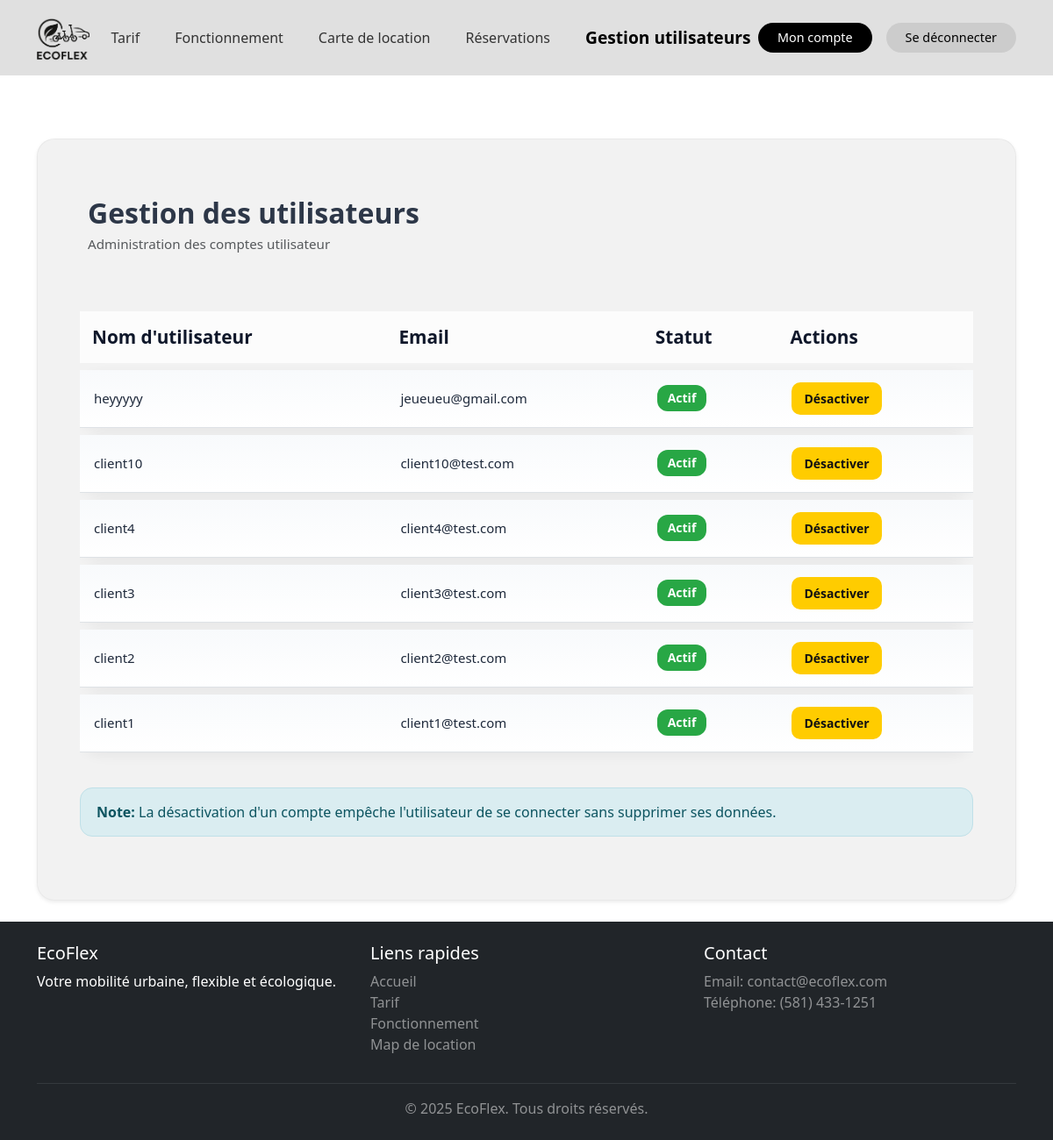
/gestion_users/ (signed in), run on an earlier commit of the app's database.
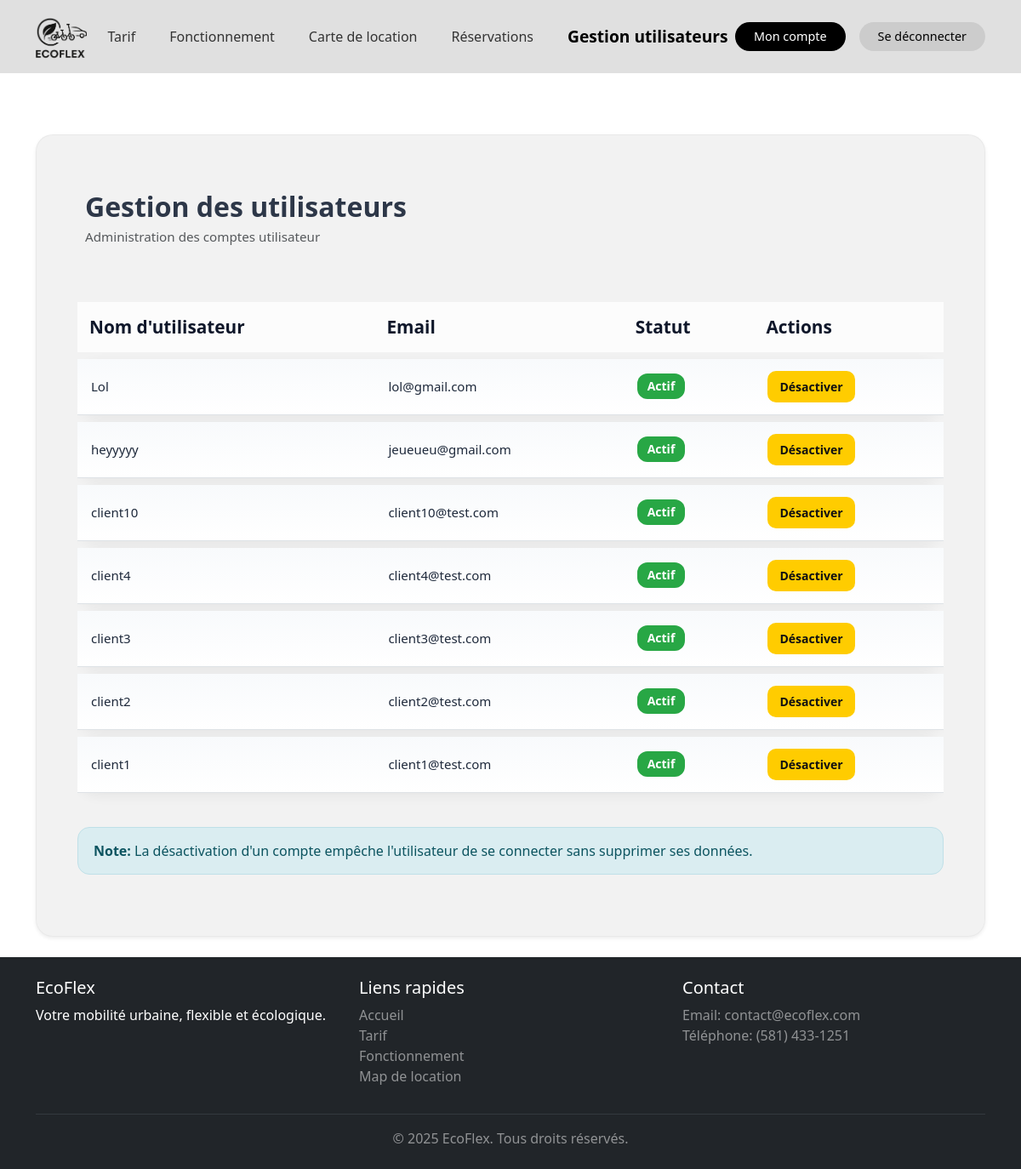
And on a later commit of the database.
### ecoflex/models.py (models this page shows, shortened)
class User(AbstractUser):
    numero_permis = models.CharField(max_length=5, unique=True, blank=True, null=True)
    phone_number = models.CharField(
        max_length=20,
        null=True,
        blank=True,
        validators=[
            RegexValidator(
                regex=r'^(\+?\d{1,3}[-.\s]?)?\(?\d{3}\)?[-.\s]?\d{3}[-.\s]?\d{4}$',
                message='Format de téléphone invalide.'
            )
        ]
    )
    birth_date = models.DateField(
        null=True,
        blank=True
    )
    address = models.CharField(
        max_length=255,
        null=True,
        blank=True,
        validators=[
            RegexValidator(
                regex=r'^[0-9]{1,5}\s+[0-9a-zA-ZÀ-ÿ\s\-\']+(?:,\s*(?:Suite|Apt|Bureau|Unité)\s+[0-9a-zA-Z\-]+)?$',
                message='Adresse invalide.'
            )
        ]
    )
    city = models.CharField(
        max_length=100,
        null=True,
        blank=True,
        validators=[
            RegexValidator(
                regex=r"^[a-zA-ZÀ-ÿ\s'-]+$",
                message='Ville invalide.'
            )
        ]
    )
    province = models.CharField(
        max_length=100,
        null=True,
        blank=True,
        validators=[
            RegexValidator(
                regex=r'^(AB|BC|MB|NB|NL|NS|NT|NU|ON|PE|QC|SK|YT)$',
                message='Province invalide.'
            )
        ]
    )
    postal_code = models.CharField(
        max_length=20,
        null=True,
        blank=True,
        validators=[
            RegexValidator(
                regex=r'^^[ABCEGHJKLMNPRSTVXY][0-9][ABCEGHJKLMNPRSTVWXYZ] [0-9][ABCEGHJKLMNPRSTVWXYZ][0-9]$ || ^^[ABCEGHJKLMNPRSTVXY][0-9][ABCEGHJKLMNPRSTVWXYZ][0-9][ABCEGHJKLMNPRSTVWXYZ][0-9]$',
                message='Code postal invalide.'
            )
        ]
    )
    class Meta:
        verbose_name = "Utilisateur"
        verbose_name_plural = "Utilisateurs"

### ecoflex/views.py (the view)
# urls.py: path('gestion_users/', views.gestion_users, name='gestion_users'),
def gestion_users(request):
    if not request.user.is_authenticated or not request.user.is_staff:
        messages.error(request, "Vous n'avez pas les permissions pour accéder à cette page.")
        return redirect('accueil')
    users = User.objects.filter(is_superuser=False).order_by('-date_joined')
    return render(request, 'ecoflex/gestion_users.html', {'users': users})

### ecoflex/templates/ecoflex/gestion_users.html (shortened to what this page needs)
{% extends 'base.html' %}
{% load static %}
{% block content %}
<div class="container mt-5">
    <div class="row">
        <div class="col-12">
            <div class="card shadow-sm">
                <div class="card-header ">
                    <h3 class="mb-0">Gestion des utilisateurs</h3>
                    <p class="mb-0 text-muted">Administration des comptes utilisateur</p>
                </div>
                <div class="card-body">
                    <div class="table-responsive">
                        <table class="table table-hover">
                            <thead class="table-light">
                                <tr>
                                    <th>Nom d'utilisateur</th>
                                    <th>Email</th>
                                    <th>Statut</th>
                                    <th>Actions</th>
                                </tr>
                            </thead>
                            <tbody>
                                {% for user_item in users %}
                                <tr>
                                    <td>{{ user_item.username }}</td>
                                    <td>{{ user_item.email }}</td>
                                    <td>
                                        {% if user_item.is_active %}
                                        <span class="badge bg-success">Actif</span>
                                        {% else %}
                                        <span class="badge bg-secondary">Inactif</span>
                                        {% endif %}
                                    </td>
                                    <td>
                                        {% if user_item.is_active %}
                                        <a href="#" class="btn btn-sm btn-warning"
                                            onclick="confirmerChangementStatut(event, '{% url 'action_status' user_item.id %}', 'désactiver'); return false;">
                                            Désactiver
                                        </a>
                                        {% else %}
                                        <a href="#" class="btn btn-sm btn-success"
                                            onclick="confirmerChangementStatut(event, '{% url 'action_status' user_item.id %}', 'activer'); return false;">
                                            Activer
                                        </a>
                                        {% endif %}
                                    </td>
                                </tr>
                                {% empty %}
                                <tr>
                                    <td colspan="4" class="text-center text-muted">Aucun utilisateur trouvé</td>
                                </tr>
                                {% endfor %}
                            </tbody>
                        </table>
                    </div>
                    <div class="alert alert-info mt-3">
                        <strong>Note:</strong> La désactivation d'un compte empêche l'utilisateur de se connecter sans
                        supprimer ses données.
                    </div>
                </div>
            </div>
        </div>
    </div>
</div>
{% endblock %}

### ecoflex/templates/base.html (shortened to what this page needs)
{% load static %}
<!DOCTYPE html>
<html lang="fr">
<head>
    <link href="https://cdn.jsdelivr.net/npm/bootstrap@5.3.0/dist/css/bootstrap.min.css" rel="stylesheet">
</head>
<body>
    <nav class="navbar navbar-expand-lg custom-navbar">
        <div class="container d-flex align-items-center justify-content-between">
            <a class="navbar-brand d-flex align-items-center fw-bold" href="{% url 'accueil' %}">
                <img src="{% static 'ecoflex/images/logo.png' %}" alt="EcoFlex" class="nav-logo">
            </a>
            <div class="collapse navbar-collapse" id="navbarNav">
                <ul class="navbar-nav mx-auto gap-4 nav-links">
                    <li class="nav-item">
                        <a class="nav-link {% if '/tarif' in request.path or '/abonnement' in request.path %}active-page{% endif %}"
                            href="{% url 'tarif' %}">Tarif</a>
                    </li>
                    <li class="nav-item">
                        <a class="nav-link {% if '/fonctionnement' in request.path %}active-page{% endif %}"
                            href="{% url 'fonctionnement' %}">Fonctionnement</a>
                    </li>
                    <li class="nav-item">
                        <a class="nav-link {% if '/map_location' in request.path %}active-page{% endif %}"
                            href="{% url 'map_location' %}">Carte de location</a>
                    </li>
                    <li class="nav-item">
                        <a class="nav-link {% if '/reserver_voiture' in request.path or '/activer_reservation' in request.path %}active-page{% endif %}"
                            href="{% url 'reserver_voiture' %}">Réservations</a>
                    </li>
                    {% if user.is_authenticated and user.is_superuser %}
                    <li class="nav-item">
                        <a class="nav-link {% if '/gestion_users' in request.path or '/action_status' in request.path %}active-page{% endif %}"
                            href="{% url 'gestion_users' %}">Gestion utilisateurs</a>
                    </li>
                    {% endif %}
                </ul>
                <div class="d-flex align-items-center gap-3">
                    {% if user.is_authenticated %}
                    <a class="btn account-btn" href="{% url 'profil' %}"><span class="nav-link m-0">Mon
                            compte</span></a>
                    <a class="btn signup-btn" href="{% url 'deconnexion' %}">Se déconnecter</a>
                    {% else %}
                    <a class="btn account-btn" href="{% url 'connexion' %}">Se connecter</a>
                    <a class="btn signup-btn" href="{% url 'inscription' %}">Inscription</a>
                    {% endif %}
                </div>
            </div>
        </div>
    </nav>
    <main class="py-4">
        {% block content %}
        {% endblock %}
    </main>
    <footer class=" bg-dark text-white py-4 ">
        <div class="container">
            <div class="row">
                <div class="col-md-4">
                    <h5>EcoFlex</h5>
                    <p>Votre mobilité urbaine, flexible et écologique.</p>
                </div>
                <div class="col-md-4">
                    <h5>Liens rapides</h5>
                    <ul class="list-unstyled">
                        <li><a href="{% url 'accueil' %}" class="text-white-50 text-decoration-none">Accueil</a></li>
                        <li><a href="{% url 'tarif' %}" class="text-white-50 text-decoration-none">Tarif</a></li>
                        <li><a href="{% url 'fonctionnement' %}"
                                class="text-white-50 text-decoration-none">Fonctionnement</a></li>
                        <li><a href="{% url 'map_location' %}" class="text-white-50 text-decoration-none">Map de
                                location</a></li>
                    </ul>
                </div>
                <div class="col-md-4">
                    <h5>Contact</h5>
                    <p class="text-white-50">
                        Email: contact@ecoflex.com<br>
                        Téléphone: (581) 433-1251
                    </p>
                </div>
            </div>
            <hr class="my-3 border-secondary">
            <div class="text-center">
                <p class="mb-0 text-white-50">&copy; 2025 EcoFlex. Tous droits réservés.</p>
            </div>
        </div>
    </footer>
</body>
</html>

### ecoflex/templates/base.html (style rules this page uses)
html, body { height: 100%; }
body { display: flex; flex-direction: column; }
main { flex: 1 0 auto; display: flex; justify-content: center; align-items: center; }
footer { flex-shrink: 0; }
.custom-navbar { background: #e0e0e0; }
.nav-logo { width: 60px; height: auto; }
.nav-links .nav-link { font-size: 1rem; font-weight: 500; color: #333; }
.nav-links .nav-link.active-page { font-size: 1.2rem; font-weight: 700; color: #000; }
.account-btn { background: #000; color: #fff !important; padding: 6px 22px; border-radius: 25px; font-size: 0.9rem; border: none; }
.signup-btn { background: #ccc; color: #000 !important; padding: 6px 22px; border-radius: 25px; font-size: 0.9rem; border: none; }
.navbar-nav { align-items: center; }

### ecoflex/templates/ecoflex/gestion_users.html (style rules this page uses)
.card { background: rgba(0, 0, 0, 0.05); padding: 2.5rem 2rem; border-radius: 20px; border: 1px solid rgba(0, 0, 0, 0.04); box-shadow: 0 12px 24px rgba(0, 0, 0, 0.04); transition: all 0.3s ease; }
.card-header { background: transparent !important; border: transparent !important; padding: 20px 25px; border-radius: 18px 18px 0 0 !important; }
.card-header { padding: 25px; }
.card-header h3 { border-bottom: none; font-size: 2rem; font-weight: 800; color: #2d3748; margin-bottom: 1.5rem; }
.card-header p { margin: 4px 0 0; font-size: 0.95rem; color: #4a5568; line-height: 1.6; }
.table { margin-top: 15px; border-collapse: separate !important; border-spacing: 0 8px !important; }
.table thead th { border-bottom: none; font-size: 1.3rem; font-weight: 700; color: #0f172a; background: rgba(255, 255, 255, 0.8); padding: 14px; gap: 4px; }
.table tbody tr { box-shadow: 0 4px 14px rgba(0, 0, 0, 0.05); border-radius: 24px; transition: all .2s ease; background: transparent !important; }
.table td { background: linear-gradient(180deg, #f8fafc 0%, #ffffff 100%); backdrop-filter: blur(8px); padding: 14px 16px; vertical-align: middle; font-size: 15px; color: #1e293b; }
.badge { font-size: 14px; padding: 8px 12px; border-radius: 12px; }
.bg-success { background: #28a745 !important; }
.btn-sm { padding: 8px 14px; border-radius: 10px; font-size: 14px; font-weight: 600; transition: all .25s ease; }
.btn-warning { background: #ffcc00 !important; color: #111 !important; border: none; }
.alert-info { margin-top: 25px; background: rgba(209, 236, 241, 0.7); border: 1px solid #bfe0e8; border-radius: 14px; padding: 15px 18px; color: #0c5460; }

What changed in the data, as far as the page shows it:
added User: username "Lol", email "lol@gmail.com", is_active "Actif"
